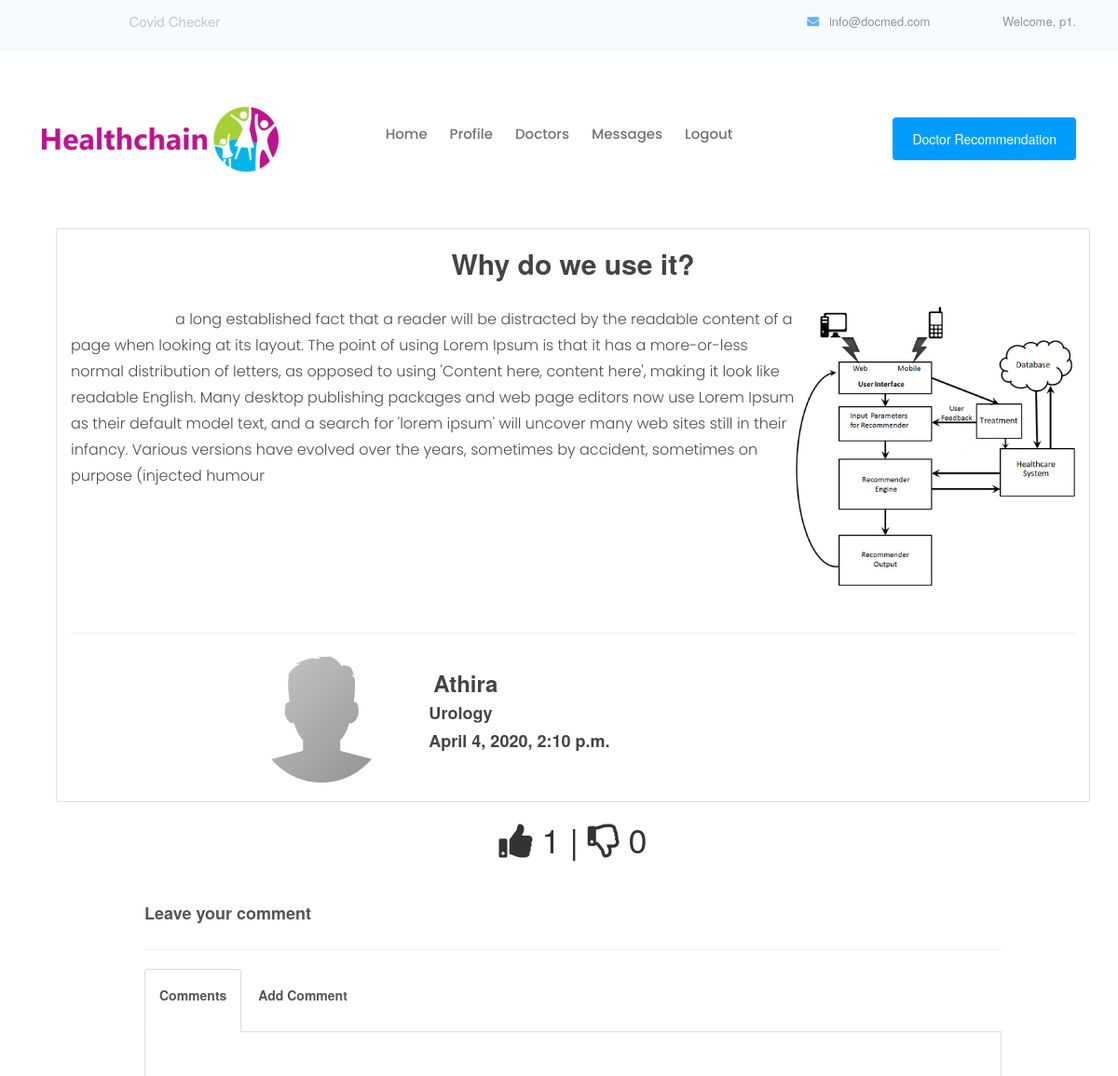
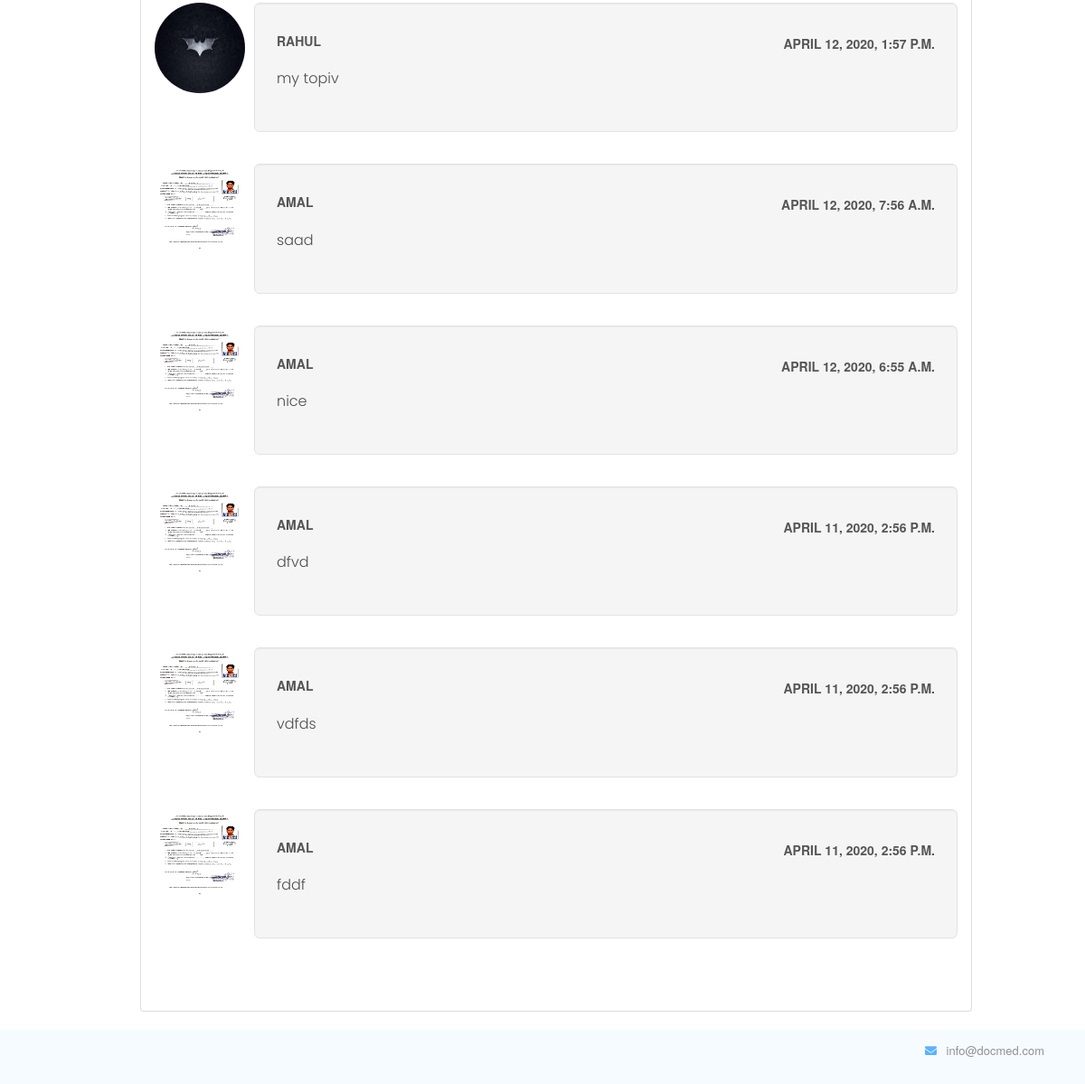
The app's page /home/postdetail/3 (signed in) with its own data (2 pictures, top to bottom).
### pages/models.py (models this page shows, shortened)
class MyUser(AbstractBaseUser):
	username= models.CharField(max_length=30,unique=True)
	date_joined	= models.DateTimeField(verbose_name='date joined', auto_now_add=True)
	last_login= models.DateTimeField(verbose_name='last login', auto_now=True)
	is_admin= models.BooleanField(default=False)
	is_active= models.BooleanField(default=True)
	is_staff= models.BooleanField(default=False)
	is_superuser= models.BooleanField(default=False)
	user_type= models.PositiveSmallIntegerField(choices=USER_TYPE_CHOICES, default=4)
	USERNAME_FIELD = 'username'
	objects = MyAccountManager()

class Post(models.Model):
    title = models.CharField(max_length=100,blank=True)
    content = models.TextField(blank=True)
    image=models.ImageField(upload_to='posts/',blank=True,null=True)
    author = models.ForeignKey(Doctor,on_delete=models.CASCADE)
    created_date = models.DateTimeField(auto_now_add=True)
    likes = models.IntegerField(default=0)
    dislikes = models.IntegerField(default=0)

class Doctor(models.Model):
	id=models.BigAutoField(primary_key=True)
	username= models.OneToOneField(MyUser,on_delete=models.CASCADE)
	regid = models.CharField(max_length=60,unique=True)
	dname=models.CharField(max_length=50)
	dob = models.DateField(null=True, blank=True)
	gender=models.IntegerField(choices=GENDER_CHOICES,blank=True)
	spec=models.CharField(max_length=50,blank=True)
	hos=models.CharField(max_length=150,blank=True)
	imagefile=models.ImageField(upload_to='doctor/',default="default.jpg",blank=True,null=True)
	location = PlacesField()
	follower = GenericRelation(Follow,related_query_name='doctor')
	def __str__(self):
		return self.dname

class Comments(models.Model):
	id=models.BigAutoField(primary_key=True)
	comment = models.CharField(max_length=140,blank=True)
	post = models.ForeignKey(Post,on_delete=models.CASCADE)
	author = models.ForeignKey(MyUser,on_delete=models.CASCADE)
	date = models.DateTimeField(auto_now_add=True)

class Patient(models.Model):
	bloodgroup_choices = (('apos', 'A+'),
            ('aneg', 'A-'),
            ('bpos', 'B+'),
            ('bneg', 'B-'),
            ('opos', 'O+'),
            ('oneg', 'O-'),
            ('abpos', 'AB+'),
            ('abneg', 'AB-'),
            ('unspecified', '-')
            )
	id=models.BigAutoField(primary_key=True)
	username= models.OneToOneField(MyUser,on_delete=models.CASCADE)
	regid=models.UUIDField(default = uuid.uuid4,editable = False)
	pname=models.CharField(max_length=50)
	gender=models.IntegerField(choices=GENDER_CHOICES,blank=True)
	dob = models.DateField(null=True, blank=True)
	age=models.IntegerField(blank=True)
	height=models.DecimalField(max_digits=5, decimal_places=2,blank=True)
	weight=models.DecimalField(max_digits=6, decimal_places=2,blank=True)
	bloodgroup = models.CharField(choices=bloodgroup_choices, max_length=12, default='-', blank=True)
	place=models.CharField(max_length=50,blank=True)
	imagefile=models.ImageField(upload_to='patient/',default="default.jpg",blank=True,null=True)
	follower = GenericRelation(Follow,related_query_name='patient')

### pages/views.py (the view)
# urls.py: path('postdetail/<int:pk>',PostDetail.as_view(), name='postdetail'),
class PostDetail(MyPermissionMixin, DetailView):
    raise_exception = True
    login_url = "/login/"
    context_object_name = 'post'
    model = Post
    def get_context_data(self, **kwargs):
        context = super(PostDetail, self).get_context_data(**kwargs)
        post = get_object_or_404(Post, id=self.kwargs['pk'])
        pre = Preference.objects.filter(
            user=self.request.user).filter(post=self.kwargs['pk'])
        if pre:
            context['preference'] = get_object_or_404(
                Preference, post=post, user=self.request.user)
        ct = Comments.objects.filter(post=post).order_by('-date')
        for c in ct:
            pat = Patient.objects.filter(username=c.author)
            if pat:
                pat = get_object_or_404(Patient,username = c.author)
                c.name = pat.pname
                c.image = pat.imagefile
            else:
                doc = get_object_or_404(Doctor,username=c.author)
                c.name = doc.dname
                c.image = doc.imagefile
        context['comments'] = ct
        context['author'] = get_object_or_404(Doctor,dname=post.author)
        return context
    template_name = 'pages/postdetail.html'
    def test_func(self):
        return (self.request.user.user_type == 1 or self.request.user.user_type == 2)

### pages/views.py (called while the page is built)
    def dispatch(self, request, *args, **kwargs):
        if not request.user.is_authenticated:
            return redirect('login')
        else:
            user_test_result = self.get_test_func()()
            if not request.user.is_authenticated or not user_test_result:
                return HttpResponse('<h2> Permission Denied ! </h2>')
            return super().dispatch(request, *args, **kwargs)

### pages/templates/pages/postdetail.html (shortened to what this page needs)
{% extends 'pages/base.html' %}
{% block script %}
<link href="//maxcdn.bootstrapcdn.com/bootstrap/3.3.0/css/bootstrap.min.css"
    rel="stylesheet" id="bootstrap-css">
<link rel="stylesheet" href="https://use.fontawesome.com/releases/v5.7.2/css/all.css">
{% endblock %}
{% block content %}
    <div class="container">
        <div class="card container-fluid">
    <h2 style="font-weight: bolder;text-align: center;">{{post.title}}</h2>
    <br>
                <p>
                <img src="{{post.image.url}}" style=" width:300px;height: 300px; float: right;" >
                &emsp;&emsp;&emsp;&emsp;&emsp;&emsp;&emsp;{{post.content}}
                </p>
                <br>
                <hr>
                <div class="row">
                    <div class="col md-4">
                    <img class="media-object img-circle"
                        src="{{author.imagefile.url}}"
                        alt="profile" style="float: right;width: 140px;">
                    </div>
                    <div class="col md-4">
                       <h3 style="font-weight: bolder;"> &nbsp;&nbsp; {{author.dname}}</h3>
                       <h4 style="font-weight: bold;"> &nbsp;&nbsp; {{author.spec}}</h4>
                       <h4 style="font-weight: bold;">  &nbsp;&nbsp; {{post.created_date}}</h4>
                    </div>
                    <div class="col md-4">
                    </div>
                </div>
<br>
    </div>
<center>
    {% if preference.value == 1 %}
   <h1> <i class="fas fa-thumbs-up"></i>  {{post.likes}} | <a href="#"
        onClick="document.getElementById('dislikebutton').submit()"><i class="far fa-thumbs-down"></i></a> {{post.dislikes}}</h1>
    {% elif preference.value == 0 %}
    <h1> <a href="#" onClick="document.getElementById('likebutton').submit()"><i class="far fa-thumbs-up"></i></a> {{post.likes}} | <i class="fas fa-thumbs-down"></i>
    {{post.dislikes}}</h1>
    {% else %}
    <h1> <a href="#" onClick="document.getElementById('likebutton').submit()"><i class="far fa-thumbs-up"></i></a> {{post.likes}} | <a href="#"
        onClick="document.getElementById('dislikebutton').submit()"><i class="far fa-thumbs-down"></i></a> {{post.dislikes}}</h1>
    {% endif %}
</center>
        <div class="row">
            <div class="col-sm-10 col-sm-offset-1" id="logout">
                <div class="page-header">
                    <h4 class="reviews">Leave your comment</h4>
                </div>
                <div class="comment-tabs">
                    <ul class="nav nav-tabs" role="tablist">
                        <li class="active"><a href="#comments-logout" role="tab"
                                data-toggle="tab"><h5 class="reviews
                                    text-capitalize">Comments</h5></a></li>
                        <li><a href="#add-comment" role="tab" data-toggle="tab"><h5
                                    class="reviews text-capitalize">Add comment</h5></a></li>
                    </ul>
                    <div class="tab-content">
                        <div class="tab-pane active" id="comments-logout">
                            <ul class="media-list">
                                {% for c in comments %}
                                <li class="media">
                                    <a class="pull-left" href="#">
                                        <img class="media-object img-circle"
                                            src="{{c.image.url}}"
                                            alt="profile" style="width: 100px;height: 100px;">
                                    </a>
                                    <div class="media-body">
                                        <div class="well well-lg">
                                            <h5 class="media-heading
                                                text-uppercase reviews">{{c.name}}</h5>
                                            <ul class="media-date text-uppercase reviews list-inline">
                                      <li class="dd">{{c.date}}</li>
                                    </ul>
                                            <p class="media-comment">
                                                {{c.comment}}
                                            </p>
                                        </div>
                                    </div>
                                </li>
                                {% endfor %}
                            </ul>
                        </div>
                    </div>
                </div>
            </div>
        </div>
    </div>
{% endblock %}

### pages/templates/pages/base.html (shortened to what this page needs)
{% load static %}
<!doctype html>
<html lang="en">
  <head>
<link rel="stylesheet" href="{% static 'css/rotating-card.css' %}">
    <link rel="stylesheet" href="{% static 'css/style.css' %}">
    <link rel="stylesheet" href="{% static 'css/bootstrap.min.css' %}">
    <link rel="stylesheet"
      href="https://cdnjs.cloudflare.com/ajax/libs/font-awesome/4.7.0/css/font-awesome.min.css">
    <link rel="stylesheet" href="{% static 'css/themify-icons.css' %}">
    <link rel="stylesheet" href="{% static 'css/mystyle.css' %}">
    {% block script %} {% endblock %}
  </head>
  <div id="container">
    <body>
      <header>
        <div class="header-area">
          <div class="header-top_area">
            <div class="container">
              <div class="row">
                <div class="col-xl-6 col-md-6">
                  <div class="social_media_links">
                    <a href="#">
                      <i class="fa fa-linkedin"></i>
                    </a>
                    <a href="#">
                      <i class="fa fa-facebook"></i>
                    </a>
                    <a href="#">
                      <i class="fa fa-google-plus"></i>
                    </a>
                      <a  href="{% url 'covid' %}">Covid Checker</a>
                  </div>
                </div>
                <div class="col-xl-6 col-md-6">
                  <div class="short_contact_list">
                    <ul>
                      <li><a href="#"> <i class="fa fa-envelope"></i>
                          info@docmed.com</a></li>
                      {% if user.is_authenticated %}
                      <li><a href="#"> <i class="fa fa-user-circle-o"></i>
                          Welcome, {{ user.username }}. </a></li>
                      {%endif%}
                    </ul>
                  </div>
                </div>
              </div>
            </div>
          </div>
          <div id="sticky-header" class="main-header-area">
            <div class="container">
              <div class="row align-items-center">
                <div class="col-xl-3 col-lg-2">
                  <div class="logo">
                    <a href="#">
                      <img src="/media/img/healthlogo.png">
                    </a>
                  </div>
                </div>
                <div class="col-xl-6 col-lg-7">
                  <div class="main-menu d-none d-lg-block">
                    <nav>
                      <ul id="navigation">
                        <li><a class="active" href="{% url 'home' %}">Home</a></li>
                        {% if user.user_type == 3 %}
                        <li><a href="{% url 'addd' %}">Doctor Registration</a></li>
                        <li><a href="{% url 'hospitalprofile' %}">Profile</a></li>
                        {% elif user.user_type == 1 %}
                        <li><a href="{% url 'patientprofile' %}">Profile</a></li>
                        <li><a href="{% url 'doctorlist' %}">Doctors</a></li>
                        <li><a href="{% url 'viewmessage' %}">Messages</a></li>
                        {% endif %}
                        {% if user.is_authenticated %}
                        <li> <a href="{% url 'logout' %}"> Logout</a></li>
                        {% else %}
                        <li> <a href="{% url 'login' %}"> Login</a></li>
                        {% endif %}
                      </ul>
                    </nav>
                  </div>
                </div>
                <div class="col-xl-3 col-lg-3 d-none d-lg-block">
                  <div class="Appointment">
                    <div class="book_btn d-none d-lg-block">
                      {% if user.user_type == 3 %}
                      <a class="popup-with-form" href="#test-form">Make an
                        Appointment</a>
                      {% elif user.user_type == 2 %}
                      <a class="popup-with-form" href="{% url 'treatpatient'
                        %}">Treat Patient</a>
                      {% elif user.user_type == 1 %}
                      <a class="popup-with-form" href="{% url 'doctorrecommend' %}">Doctor Recommendation</a>
                      {% endif %}
                    </div>
                  </div>
                </div>
                <div class="col-12">
                </div>
              </div>
            </div>
          </div>
        </div>
      </header>
      <div class="container">
        {% block content %}
        {% endblock %}
      </div>
      <br><br><br><br>
      <footer id="footer">
        <div class="header-area">
          <div class="header-top_area">
            <div class="container">
              <div class="row">
                <div class="col-xl-6 col-md-6">
                </div>
                <div class="col-xl-6 col-md-6">
                  <div class="short_contact_list">
                    <ul>
                      <li><a href="#"> <i class="fa fa-envelope"></i>
                          info@docmed.com</a></li>
                    </ul>
                  </div>
                </div>
              </div>
            </div>
          </div>
        </div>
      </footer>
    </body>
  </div>
</html>

### pages/static/css/rotating-card.css (style rules this page uses)
body { margin-top: 60px; font-size: 14px; font-family: "Helvetica Nueue",Arial,Verdana,sans-serif; background-color: #E5E9ED; }
.card { -webkit-transition: -webkit-transform .5s; -moz-transition: -moz-transform .5s; -o-transition: -o-transform .5s; transition: transform .5s; -webkit-transform-style: preserve-3d; -moz-transform-style: preserve-3d; -o-transform-style: preserve-3d; transform-style: preserve-3d; position: relative; }
.card { background: none repeat scroll 0 0 #FFFFFF; border-radius: 4px; color: #444444; }

### pages/static/css/mystyle.css (style rules this page uses)
#footer { margin:0 auto; width:834px; height:auto; overflow:hidden; position: fixed; bottom: 0px; }
html, body { margin:0; padding:0; height:100%; }
#container { min-height:100%; position:relative; }
#footer { position:absolute; bottom:0; width:100%; height:60px; background: #F5FBFF; }

### pages/templates/pages/postdetail.html (style rules this page uses)
.page-header { position: relative; }
.reviews { color: #555; font-weight: bold; margin: 10px auto 20px; }
.media .media-object { max-width: 120px; }
.media-body { position: relative; }
.media-date { position: absolute; right: 25px; top: 25px; }
.media-date li { padding: 0; }
.media-date li:first-child:before { content: ''; }
.media-date li:before { content: '.'; margin-left: -2px; margin-right: 2px; }
.media-comment { margin-bottom: 20px; }
.tab-content { padding: 50px 15px; border: 1px solid #ddd; border-top: 0; border-bottom-right-radius: 4px; border-bottom-left-radius: 4px; }

### records on screen
MyUser: username "p1"
Post: title "Why do we use it?", image (picture), content "a long established fact that a reader will be distracted by the readable content of a page when looking at its layout. The point of using Lorem Ipsum is that it has a more-or-less normal distribution of letters, as opposed to using 'Content here, content here', making it look like readable English. Many desktop publishing packages and web page editors now use Lorem Ipsum as their default model text, and a search for 'lorem ipsum' will uncover many web sites still in their infancy. Various versions have evolved over the years, sometimes by accident, sometimes on purpose (injected humour", created_date "April 4, 2020, 2:10 p.m.", likes "1", dislikes "0"
Doctor: imagefile (placeholder picture), dname "Athira", spec "Urology"
Comments: shows a picture, name "RAHUL", date "APRIL 12, 2020, 1:57 P.M.", comment "my topiv"
Comments: name "AMAL", date "APRIL 12, 2020, 7:56 A.M.", comment "saad"
Comments: name "AMAL", date "APRIL 12, 2020, 6:55 A.M.", comment "nice"
Comments: name "AMAL", date "APRIL 11, 2020, 2:56 P.M.", comment "dfvd"
Comments: name "AMAL", date "APRIL 11, 2020, 2:56 P.M.", comment "vdfds"
Comments: name "AMAL", date "APRIL 11, 2020, 2:56 P.M.", comment "fddf"
